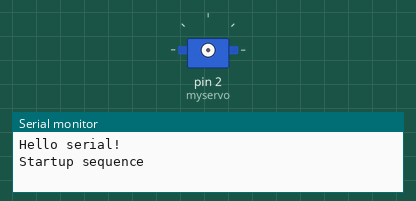
This sketch was run on a simulated Arduino Uno, built with avr-gcc and run on an emulated ATmega328P. On the bench: servo, the last lines printed to the serial monitor.

Above: at 0.1 s.
At 2.21 s:
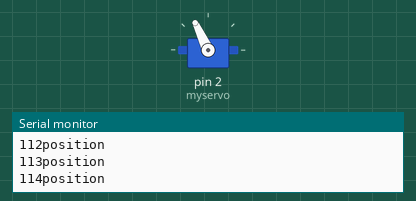
At 4.4 s:
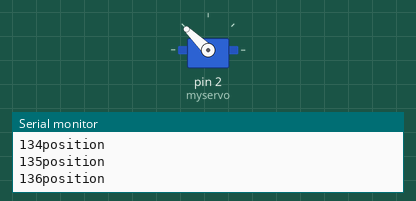
At 8.8 s:
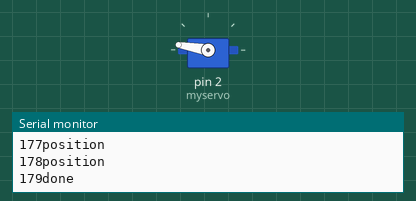
Timing chart, 0 to 10.3 s (numbered marks = the images above):
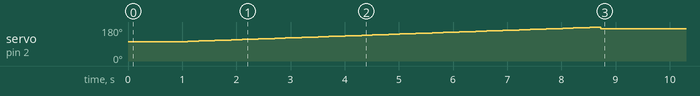

The sketch:

ServoRemote.ino.ino
```cpp
#include <Servo.h>

Servo myservo;
int pos = 0;

// sends servo data and MPU6050 data through radio
// transmission to raspberry
// digitalRead() digitalWrite()

void setup() {
  Serial.begin(9600);
  Serial.write("Hello serial!\n");
  CoreInitSequence();
}

void CoreInitSequence() {
  //MotorCalibration();
  Serial.write("Startup sequence\n");
  //LightShow(6);
  delay(1000);
  Serial.write("Calibrate Motor\n");
  MotorCalibration();
}

void LightShow(int sec) {

  pinMode(LED_BUILTIN, OUTPUT);

  int i_delay = 1000;
  int c = 1;

  for (int s = sec; s > 0; s --) {

    Serial.print(s);
    Serial.write("\n");
    c = c * 2;
    for (int i = 0; i < c; i ++) {
        digitalWrite(LED_BUILTIN, HIGH);
        delay(i_delay/c);
        digitalWrite(LED_BUILTIN, LOW);
        delay(i_delay/c);
    }

    digitalWrite(LED_BUILTIN, HIGH);
  }
  Serial.write("End");
}

void ExtraPins() {
  // The analog pins can be used identically to the digital pins, using the aliases A
  pinMode(A0, OUTPUT);
  digitalWrite(A0, HIGH);
}

void loop() {

}

void WakeUpJoint(int Pin, int Start, int Relax, int Stop) {

  myservo.attach(Pin);

  for (int i = Start; i <= Stop; i += 1) {
    myservo.write(i);
    delay(100);
  }

  myservo.write(Relax);
}

void MotorCalibration() {
  // Foot
  //WakeUpJoint(9, 103, 170, 179);


  myservo.attach(2);
  myservo.write(103);

  for (int i = 103; i <= 179; i += 1) {
    Serial.write("position \n");
    Serial.print(i);
    myservo.write(i);
    delay(100);
  }

  myservo.write(170);

  Serial.write("done\n");
}


void SendPulse() {
  for (int i = 0; i < 100; i ++) {
    digitalWrite(0, HIGH);
    delay(2);
    digitalWrite(1, HIGH);
    delay(18);
  }
  Serial.write("Done\n");
}


// Servo mappings
#define FOOT = 0
#define ANKLE = 1
#define KNEE = 2
#define BOTTOCKS = 3
#define GROIN = 4

/*
 * {"FOOT": [
 *  "Pin": 9,
 *  "StartPos": 100, //103
 *  "Relax": 170,
 *  "EndPos": 180 // 179
 * ]}
 *
 */
```
